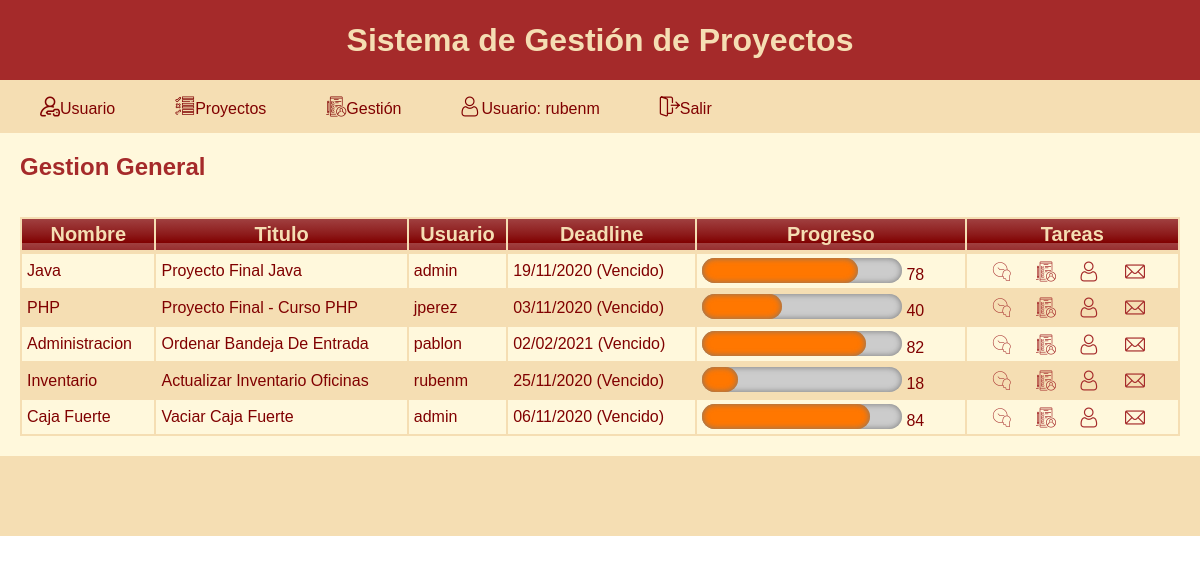
The page /home.php?menu_opcion=gestion_listar (signed in) on the database its author committed.
### tables this page shows
CREATE TABLE `proyectos` (
  `proyecto_id` int(10) NOT NULL,
  `proyecto_nombre` varchar(25) NOT NULL,
  `proyecto_titulo` varchar(50) NOT NULL,
  `proyecto_usuario_id` int(10) NOT NULL,
  `proyecto_deadline` date NOT NULL,
  `proyecto_progreso` int(11) NOT NULL DEFAULT 0,
  `proyecto_creacion_ts` datetime NOT NULL DEFAULT current_timestamp(),
  `proyecto_estado` char(1) NOT NULL DEFAULT 'a'
);

CREATE TABLE `usuarios` (
  `usuario_id` int(10) NOT NULL,
  `usuario_nombre` varchar(40) NOT NULL,
  `usuario_apellido` varchar(40) NOT NULL,
  `usuario_user` varchar(20) NOT NULL,
  `usuario_password` varchar(25) NOT NULL,
  `usuario_intentos` int(1) NOT NULL DEFAULT 0,
  `usuario_email` varchar(40) NOT NULL,
  `usuario_estado` char(1) NOT NULL DEFAULT 'a'
);

### conexion.php (called while the page is built, shortened)
<?php
function db_conectar($db_datos){
	if (!($link = mysqli_connect($db_datos['db_host'] . ":" . $db_datos['db_port'], $db_datos['db_user'], $db_datos['db_pass']))) {
		echo"Ha ocurrido un error al intentar conectar  con el servidor: " . $host . "<br>";
		exit();
	}
	return $link;
}
function db_recuperar ($db_datos,$consulta){
    $conexion_db = db_conectar($db_datos);
    $resultado=mysqli_query($conexion_db, $consulta);
    return $resultado;
}
?>

### gestion.php (the view, shortened to what this page needs)
<?php
function gestion_listar($db_datos){
    $consulta="SELECT * FROM proyectos Inner Join usuarios ON (usuario_id = proyecto_usuario_id) WHERE (proyecto_estado = 'a')";
    $resultado=db_recuperar($db_datos,$consulta);
    $contador=mysqli_num_rows($resultado);
    if ($contador < 0){
        echo "La consulta no trajo resultado" . "<br>";
    }
    else{
        ?>
        <table class="brown_table">
            <thead>
            <tr>
                <th>Nombre</th>
                <th>Titulo</th>
                <th>Usuario</th>
                <th>Deadline</th>
                <th>Progreso</th>
                <th>Tareas</th>
            </tr>
            </thead>
            <tbody>
                <tr>
            <?php
            while ($fila = mysqli_fetch_array($resultado)){
                $link_deadline="home.php?menu_opcion=gestion_deadline&proyecto_id=" . $fila['proyecto_id'];
                $link_avances="home.php?menu_opcion=gestion_avances&proyecto_id=" . $fila['proyecto_id'];
                $link_reasignar="home.php?menu_opcion=gestion_reasignar&proyecto_id=" . $fila['proyecto_id'];
                $link_enviar="home.php?menu_opcion=gestion_enviar_mail&proyecto_id=" . $fila['proyecto_id'];
                $fecha_mostrar = date("d/m/Y", strtotime($fila['proyecto_deadline']));
                $fecha_hoy = date("Y-m-d");
                $fecha = $fila['proyecto_deadline'];
                if ($fecha_hoy > $fecha){
                    $fecha_mostrar=$fecha_mostrar . " (Vencido)";
                }
                ?>
                <tr>
                    <td><?php echo $fila['proyecto_nombre'];        ?></td>
                    <td><?php echo $fila['proyecto_titulo'];      ?></td>
                    <td><?php echo $fila['usuario_user'];      ?></td>
                    <td><?php echo $fecha_mostrar; ?></td>
                    <td><progress id="progressBar" max="100" value="<?php echo $fila['proyecto_progreso'];?>"></progress>
                        <?php echo $fila['proyecto_progreso'];?>
                    </td>
                    <td><a class="tareas" href="<?php echo $link_deadline ; ?>" title="Cambiar le Deadline del proyecto seleccionado"><span class="flaticon-reloj"></span></a>
                        <a class="tareas" href="<?php echo $link_avances; ?>" title="Cargar avances del proyecto"><span class="flaticon-check-list"></span></a>
                        <a class="tareas" href="<?php echo $link_reasignar; ?>" title="Reasignar el proyecto a otro usuario"><span class="flaticon-usuario"></span></a>
                        <a class="tareas" href="<?php echo $link_enviar; ?>" title="Enviar mail con datos del proyecto"><span class="flaticon-correo"></span>
                    </td>
                </tr>
            <?php
            }
            ?>
            </tr>
            </tbody>
        </table>
    <?php
    }
}
?>

### css/estilos.css (style rules this page uses)
* { margin: 0; padding: 0; box-sizing: border-box; font-family: sans-serif; }
body { color: #A52A2A; margin: 0; padding: 0px; width: 100%; height: 100%; }
.tareas { text-decoration: none; color: #A52A2A; }
progress { display:inline-block; width:200px; height:25px; padding:0; margin:0; background:none; border: 0; border-radius: 15px; text-align: left; position:relative; font-family: Arial, Helvetica, sans-serif; font-size: 0.8em; }
progress:after { margin:auto; padding:0; display:inline-block; float:left; }
table.brown_table { background-color: #F5DEB3; width: 100%; text-align: left; }
table.brown_table td, table.brown_table th { border: 0px solid #AAAAAA; padding: 4px 5px; }
table.brown_table tbody td { font-size: 16px; color: #800000; }
table.brown_table tr:nth-child(even) { background: #FFF8DC; }
table.brown_table thead { background: #800000; background: -moz-linear-gradient(top, #a04040 0%, #8c1919 66%, #800000 100%); background: -webkit-linear-gradient(top, #a04040 0%, #8c1919 66%, #800000 100%); background: linear-gradient(to bottom, #a04040 0%, #8c1919 66%, #800000 100%); border-bottom: 7px solid #444444; }
table.brown_table thead th { font-size: 20px; font-weight: bold; color: #F5DEB3; text-align: center; }

### css/menu.css (style rules this page uses)
* { margin: 0; padding: 0; box-sizing: border-box; font-family: sans-serif; }

### rows shown on the page
proyectos: proyecto_nombre "Java", proyecto_titulo "Proyecto Final Java", usuarios.usuario_user "admin", fecha_mostrar "19/11/2020 (Vencido)", proyecto_progreso "78"
proyectos: proyecto_nombre "PHP", proyecto_titulo "Proyecto Final - Curso PHP", usuarios.usuario_user "jperez", fecha_mostrar "03/11/2020 (Vencido)", proyecto_progreso "40"
proyectos: proyecto_nombre "Administracion", proyecto_titulo "Ordenar Bandeja De Entrada", usuarios.usuario_user "pablon", fecha_mostrar "02/02/2021 (Vencido)", proyecto_progreso "82"
proyectos: proyecto_nombre "Inventario", proyecto_titulo "Actualizar Inventario Oficinas", usuarios.usuario_user "rubenm", fecha_mostrar "25/11/2020 (Vencido)", proyecto_progreso "18"
proyectos: proyecto_nombre "Caja Fuerte", proyecto_titulo "Vaciar Caja Fuerte", usuarios.usuario_user "admin", fecha_mostrar "06/11/2020 (Vencido)", proyecto_progreso "84"

### other values the page prints
$_SESSION['user'] "rubenm"
$titulo_pagina "Gestion General"
